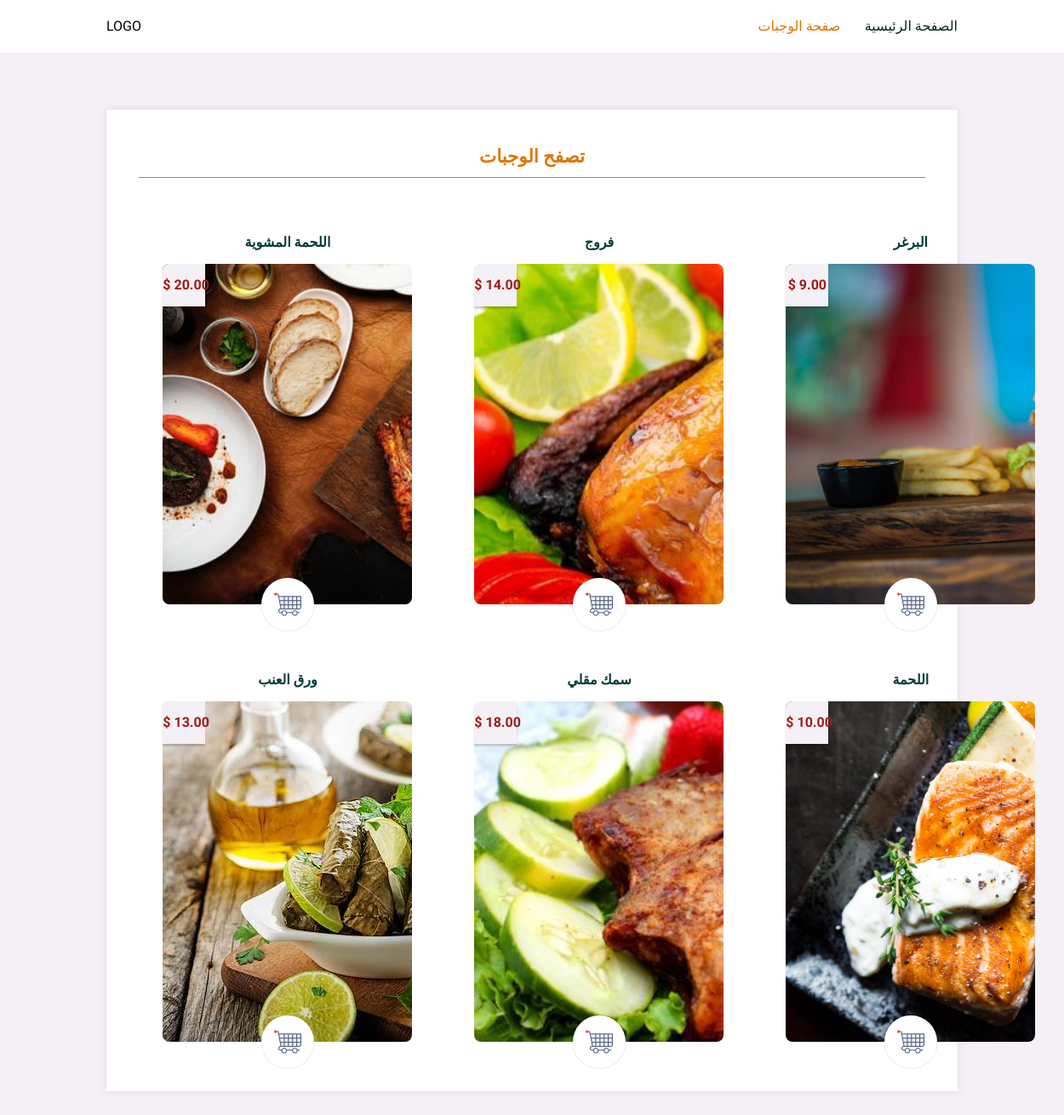
Page /meals on the committed database.
### main.py (models this page shows)
class Meals(db.Model):
    id = db.Column(db.Integer, primary_key=True, autoincrement=True)
    name = db.Column(db.String(50), nullable=False)
    desc = db.Column(db.Text)
    price = db.Column(db.Numeric(10, 2))
    requests = db.relationship('Requests', backref='meal')
    photo_id = db.Column(db.Integer, db.ForeignKey('photos.id'))

class Photos(db.Model):
    id = db.Column(db.Integer, primary_key=True, autoincrement=True)
    url = db.Column(db.Text, nullable=False)
    meals = db.relationship('Meals', backref='photo')

### main.py (the view)
@app.route('/meals')
def show_meals_for_user():
    meals = o.get_all_meal()
    return render_template('show-meals-for-users.html', meals=meals)

### main.py (called while the page is built)
    def get_all_meal(self):
        return Meals.query.all()

### templates/show-meals-for-users.html (shortened to what this page needs)
<!DOCTYPE html>
<html lang="ar">
  <head>
    <link
      href="{{ url_for('static', filename='style/style.css') }}"
      rel="stylesheet"
    />
    <link rel="stylesheet" href="../static/style/style.css" />
  </head>
  <body>
    <header id="header">
      <p>LOGO</p>
      <nav class="header-nav">
        <a href="/">الصفحة الرئيسية</a>
        <a class="header-active" href="/meals">صفحة الوجبات</a>
      </nav>
    </header>
    <main id="main-meals">
      <section class="meals-container">
        <p>تصفح الوجبات</p>
        <div>
          {% for meal in meals %}
          <div class="meal">
            <p class="meal-header">{{ meal.name }}</p>
            <div>
              <a href="{{url_for('meal_details',id = meal.id)}}">
                <img src="{{ meal.photo.url }}" alt="meal image" />
                <span class="meal-price">$ {{meal.price}}</span>
              </a>
              <a class="cart" href="{{url_for('request_meal',id = meal.id)}}">
                <img src="/static/images/assets/cart.png" alt="cart image" />
              </a>
            </div>
          </div>
          {% endfor %}
        </div>
      </section>
    </main>
  </body>
</html>

### static/style/style.css (style rules this page uses)
* { margin: 0; padding: 0; box-sizing: border-box; }
body { min-width: min-content; font-family: "Cairo", sans-serif; }
a { text-decoration: none; white-space: nowrap; }
#header { padding: 1.333rem 10%; display: flex; justify-content: space-between; background-color: white; }
#header .header-nav { display: flex; flex-direction: row-reverse; }
#header .header-nav a { margin-right: 1.777rem; color: #012622; }
#header .header-nav a:first-of-type { margin: 0; }
#header .header-nav .header-active { color: #e57100; }
#main-meals { padding: 4.209rem 10%; min-height: calc(100vh - 2.666rem - 30px); background: #f4f0f6; }
#main-meals .meals-container { margin-bottom: 1.777rem; padding: 1.888rem 2.369rem; background: white; box-shadow: 0 0 10px #01040417; }
#main-meals .meals-container > p { margin-bottom: 2.369rem; width: 100%; height: 50px; color: #e57100; border-bottom: #e57100 solid 1.5px; text-align: center; line-height: 50px; font-size: 1.333rem; font-weight: 600; }
#main-meals .meals-container > div { display: grid; grid-template-columns: repeat(3, 350px); grid-gap: 1.333rem 1rem; }
#main-meals .meal { position: relative; width: 100%; grid-gap: 1.777rem; padding: 1.777rem; text-align: center; }
#main-meals .meal > div { position: relative; }
#main-meals .meal a { height: 400px; display: block; overflow: hidden; border-radius: 8px; }
#main-meals .meal img { box-shadow: 0 2.5px 2px #01040433; height: 400px; overflow: hidden; box-shadow: 0 2.5px 2px #01040433; }
#main-meals .meal .cart { position: absolute; bottom: -31px; left: calc(50% - 31px); padding: 15px; display: block; width: 62px; height: 62px; background: white; border-radius: 50%; box-shadow: 0 0 2px #01040433; transition: transform ease-in-out 300ms; }
#main-meals .meal .cart img { width: 100%; height: 100%; box-shadow: none; }
#main-meals .meal-header { margin-bottom: 1rem; color: #003b36; text-align: center; font-weight: 700; }
#main-meals .meal-price { position: absolute; left: 0; top: 0; color: #9d1c19; width: 50px; height: 50px; background: #f4f0f6; border-radius: 8px 0 0 0; box-shadow: 0 2.5px 2px #01040433; line-height: 50px; font-weight: bold; }

### rows in the picture
Meals: name "اللحمة المشوية", photo (picture), price "20.00"
Meals: name "فروج", photo (picture), price "14.00"
Meals: name "البرغر", photo (picture), price "9.00"
Meals: name "ورق العنب", photo (picture), price "13.00"
Meals: name "سمك مقلي", photo (picture), price "18.00"
Meals: name "اللحمة", photo (picture), price "10.00"
